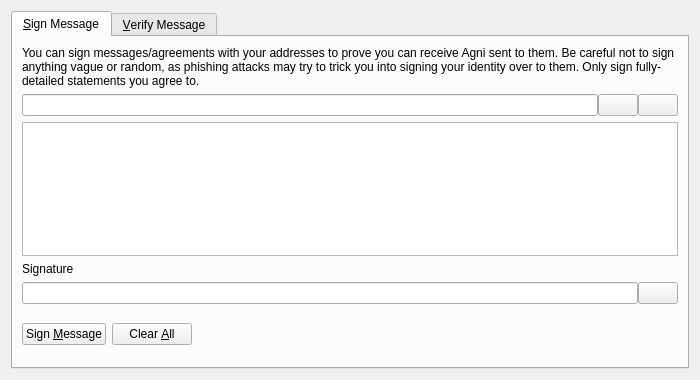
<?xml version="1.0" encoding="UTF-8"?>
<ui version="4.0">
 <class>SignVerifyMessageDialog</class>
 <widget class="QDialog" name="SignVerifyMessageDialog">
  <property name="geometry">
   <rect>
    <x>0</x>
    <y>0</y>
    <width>700</width>
    <height>380</height>
   </rect>
  </property>
  <property name="windowTitle">
   <string>Signatures - Sign / Verify a Message</string>
  </property>
  <property name="modal">
   <bool>true</bool>
  </property>
  <layout class="QVBoxLayout" name="verticalLayout">
   <item>
    <widget class="QTabWidget" name="tabWidget">
     <property name="currentIndex">
      <number>0</number>
     </property>
     <widget class="QWidget" name="tabSignMessage">
      <attribute name="title">
       <string>&amp;Sign Message</string>
      </attribute>
      <layout class="QVBoxLayout" name="verticalLayout_SM">
       <item>
        <widget class="QLabel" name="infoLabel_SM">
         <property name="text">
          <string>You can sign messages/agreements with your addresses to prove you can receive Agni sent to them. Be careful not to sign anything vague or random, as phishing attacks may try to trick you into signing your identity over to them. Only sign fully-detailed statements you agree to.</string>
         </property>
         <property name="textFormat">
          <enum>Qt::PlainText</enum>
         </property>
         <property name="wordWrap">
          <bool>true</bool>
         </property>
        </widget>
       </item>
       <item>
        <layout class="QHBoxLayout" name="horizontalLayout_1_SM">
         <property name="spacing">
          <number>0</number>
         </property>
         <item>
          <widget class="QValidatedLineEdit" name="addressIn_SM">
           <property name="toolTip">
            <string>The Agni address to sign the message with</string>
           </property>
          </widget>
         </item>
         <item>
          <widget class="QPushButton" name="addressBookButton_SM">
           <property name="toolTip">
            <string>Choose previously used address</string>
           </property>
           <property name="text">
            <string/>
           </property>
           <property name="shortcut">
            <string>Alt+A</string>
           </property>
           <property name="autoDefault">
            <bool>false</bool>
           </property>
          </widget>
         </item>
         <item>
          <widget class="QPushButton" name="pasteButton_SM">
           <property name="toolTip">
            <string>Paste address from clipboard</string>
           </property>
           <property name="text">
            <string/>
           </property>
           <property name="shortcut">
            <string>Alt+P</string>
           </property>
           <property name="autoDefault">
            <bool>false</bool>
           </property>
          </widget>
         </item>
        </layout>
       </item>
       <item>
        <widget class="QPlainTextEdit" name="messageIn_SM">
         <property name="toolTip">
          <string>Enter the message you want to sign here</string>
         </property>
        </widget>
       </item>
       <item>
        <widget class="QLabel" name="signatureLabel_SM">
         <property name="text">
          <string>Signature</string>
         </property>
         <property name="textFormat">
          <enum>Qt::PlainText</enum>
         </property>
        </widget>
       </item>
       <item>
        <layout class="QHBoxLayout" name="horizontalLayout_2_SM">
         <property name="spacing">
          <number>0</number>
         </property>
         <item>
          <widget class="QLineEdit" name="signatureOut_SM">
           <property name="font">
            <font>
             <italic>true</italic>
            </font>
           </property>
           <property name="readOnly">
            <bool>true</bool>
           </property>
          </widget>
         </item>
         <item>
          <widget class="QPushButton" name="copySignatureButton_SM">
           <property name="toolTip">
            <string>Copy the current signature to the system clipboard</string>
           </property>
           <property name="text">
            <string/>
           </property>
           <property name="autoDefault">
            <bool>false</bool>
           </property>
          </widget>
         </item>
        </layout>
       </item>
       <item>
        <layout class="QHBoxLayout" name="horizontalLayout_3_SM">
         <item>
          <widget class="QPushButton" name="signMessageButton_SM">
           <property name="toolTip">
            <string>Sign the message to prove you own this Agni address</string>
           </property>
           <property name="text">
            <string>Sign &amp;Message</string>
           </property>
           <property name="autoDefault">
            <bool>false</bool>
           </property>
          </widget>
         </item>
         <item>
          <widget class="QPushButton" name="clearButton_SM">
           <property name="toolTip">
            <string>Reset all sign message fields</string>
           </property>
           <property name="text">
            <string>Clear &amp;All</string>
           </property>
           <property name="autoDefault">
            <bool>false</bool>
           </property>
          </widget>
         </item>
         <item>
          <spacer name="horizontalSpacer_1_SM">
           <property name="orientation">
            <enum>Qt::Horizontal</enum>
           </property>
           <property name="sizeHint" stdset="0">
            <size>
             <width>40</width>
             <height>48</height>
            </size>
           </property>
          </spacer>
         </item>
         <item>
          <widget class="QLabel" name="statusLabel_SM">
           <property name="font">
            <font>
             <weight>75</weight>
             <bold>true</bold>
            </font>
           </property>
           <property name="text">
            <string/>
           </property>
           <property name="wordWrap">
            <bool>true</bool>
           </property>
          </widget>
         </item>
         <item>
          <spacer name="horizontalSpacer_2_SM">
           <property name="orientation">
            <enum>Qt::Horizontal</enum>
           </property>
           <property name="sizeHint" stdset="0">
            <size>
             <width>40</width>
             <height>48</height>
            </size>
           </property>
          </spacer>
         </item>
        </layout>
       </item>
      </layout>
     </widget>
     <widget class="QWidget" name="tabVerifyMessage">
      <attribute name="title">
       <string>&amp;Verify Message</string>
      </attribute>
      <layout class="QVBoxLayout" name="verticalLayout_VM">
       <item>
        <widget class="QLabel" name="infoLabel_VM">
         <property name="text">
          <string>Enter the receiver's address, message (ensure you copy line breaks, spaces, tabs, etc. exactly) and signature below to verify the message. Be careful not to read more into the signature than what is in the signed message itself, to avoid being tricked by a man-in-the-middle attack. Note that this only proves the signing party receives with the address, it cannot prove sendership of any transaction!</string>
         </property>
         <property name="textFormat">
          <enum>Qt::PlainText</enum>
         </property>
         <property name="alignment">
          <set>Qt::AlignLeading|Qt::AlignLeft|Qt::AlignTop</set>
         </property>
         <property name="wordWrap">
          <bool>true</bool>
         </property>
        </widget>
       </item>
       <item>
        <layout class="QHBoxLayout" name="horizontalLayout_1_VM">
         <property name="spacing">
          <number>0</number>
         </property>
         <item>
          <widget class="QValidatedLineEdit" name="addressIn_VM">
           <property name="toolTip">
            <string>The Agni address the message was signed with</string>
           </property>
          </widget>
         </item>
         <item>
          <widget class="QPushButton" name="addressBookButton_VM">
           <property name="toolTip">
            <string>Choose previously used address</string>
           </property>
           <property name="text">
            <string/>
           </property>
           <property name="shortcut">
            <string>Alt+A</string>
           </property>
           <property name="autoDefault">
            <bool>false</bool>
           </property>
          </widget>
         </item>
        </layout>
       </item>
       <item>
        <widget class="QPlainTextEdit" name="messageIn_VM"/>
       </item>
       <item>
        <widget class="QValidatedLineEdit" name="signatureIn_VM"/>
       </item>
       <item>
        <layout class="QHBoxLayout" name="horizontalLayout_2_VM">
         <item>
          <widget class="QPushButton" name="verifyMessageButton_VM">
           <property name="toolTip">
            <string>Verify the message to ensure it was signed with the specified Agni address</string>
           </property>
           <property name="text">
            <string>Verify &amp;Message</string>
           </property>
           <property name="autoDefault">
            <bool>false</bool>
           </property>
          </widget>
         </item>
         <item>
          <widget class="QPushButton" name="clearButton_VM">
           <property name="toolTip">
            <string>Reset all verify message fields</string>
           </property>
           <property name="text">
            <string>Clear &amp;All</string>
           </property>
           <property name="autoDefault">
            <bool>false</bool>
           </property>
          </widget>
         </item>
         <item>
          <spacer name="horizontalSpacer_1_VM">
           <property name="orientation">
            <enum>Qt::Horizontal</enum>
           </property>
           <property name="sizeHint" stdset="0">
            <size>
             <width>40</width>
             <height>48</height>
            </size>
           </property>
          </spacer>
         </item>
         <item>
          <widget class="QLabel" name="statusLabel_VM">
           <property name="font">
            <font>
             <weight>75</weight>
             <bold>true</bold>
            </font>
           </property>
           <property name="text">
            <string/>
           </property>
           <property name="wordWrap">
            <bool>true</bool>
           </property>
          </widget>
         </item>
         <item>
          <spacer name="horizontalSpacer_2_VM">
           <property name="orientation">
            <enum>Qt::Horizontal</enum>
           </property>
           <property name="sizeHint" stdset="0">
            <size>
             <width>40</width>
             <height>48</height>
            </size>
           </property>
          </spacer>
         </item>
        </layout>
       </item>
      </layout>
     </widget>
    </widget>
   </item>
  </layout>
 </widget>
 <customwidgets>
  <customwidget>
   <class>QValidatedLineEdit</class>
   <extends>QLineEdit</extends>
   <header>qvalidatedlineedit.h</header>
  </customwidget>
 </customwidgets>
 <resources>
  <include location="../agni.qrc"/>
 </resources>
 <connections/>
</ui>
